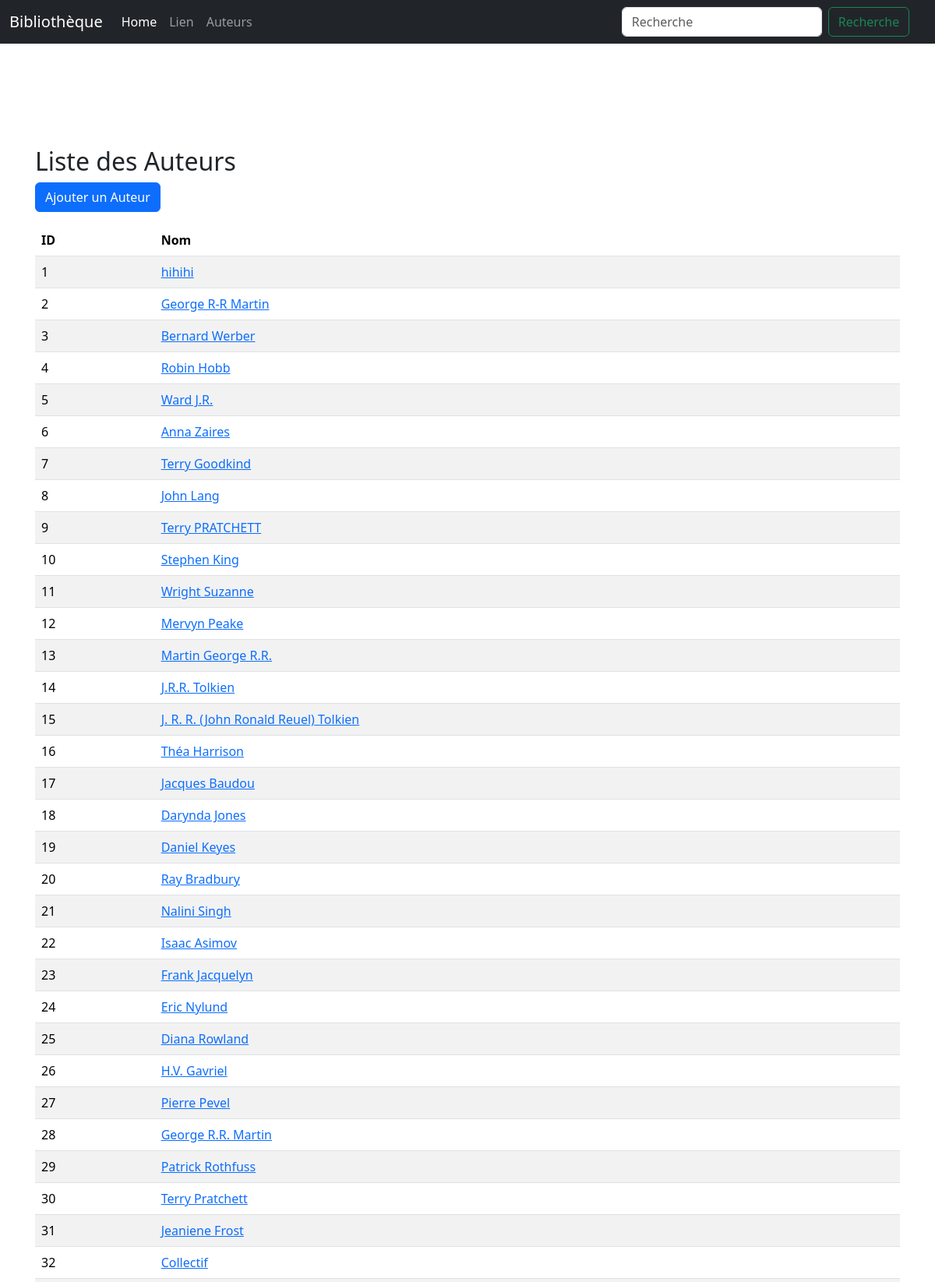
Screenshot of /authors/ (upper part) with the database file from the repository.
### SiteWeb/models.py (models this page shows, shortened)
class Author(db.Model):
    id = db.Column(db.Integer,primary_key = True)
    name = db.Column(db.String(100))

### SiteWeb/views.py (the view)
@app.route("/authors/")
def show_authors():
    authors = Author.query.all()
    return render_template("authors.html", authors=authors)

### SiteWeb/templates/authors.html
{% extends "base.html" %}
{% block styles %}
{{ super() }}
<link rel="stylesheet" href="{{ url_for('static', filename='home.css') }}">
{% endblock %}
{% block content %}
<h2>Liste des Auteurs</h2>
<div class="mb-3">
    <a href="/add-author/" class="btn btn-primary">Ajouter un Auteur</a>
</div>
<table class="table table-striped">
    <thead>
        <tr>
            <th>ID</th>
            <th>Nom</th>
        </tr>
    </thead>
    <tbody>
        {% for author in authors %}
        <tr>
            <td>{{ author.id }}</td>
            <td> <a href="{{ url_for('edit_author', id=author.id) }}">{{ author.name }} </a></td>
        </tr>
        {% else %}
        <tr>
            <td colspan="2">Aucun auteur trouvé.</td>
        </tr>
        {% endfor %}
    </tbody>
</table>
{% endblock %}

### rows the page displays
Author: id "1", name "hihihi"
Author: id "2", name "George R-R Martin"
Author: id "3", name "Bernard Werber"
Author: id "4", name "Robin Hobb"
Author: id "5", name "Ward J.R."
Author: id "6", name "Anna Zaires"
Author: id "7", name "Terry Goodkind"
Author: id "8", name "John Lang"
Author: id "9", name "Terry PRATCHETT"
Author: id "10", name "Stephen King"
Author: id "11", name "Wright Suzanne"
Author: id "12", name "Mervyn Peake"
Author: id "13", name "Martin George R.R."
Author: id "14", name "J.R.R. Tolkien"
Author: id "15", name "J. R. R. (John Ronald Reuel) Tolkien"
Author: id "16", name "Théa Harrison"
Author: id "17", name "Jacques Baudou"
Author: id "18", name "Darynda Jones"
Author: id "19", name "Daniel Keyes"
Author: id "20", name "Ray Bradbury"
Author: id "21", name "Nalini Singh"
Author: id "22", name "Isaac Asimov"
Author: id "23", name "Frank Jacquelyn"
Author: id "24", name "Eric Nylund"
Author: id "25", name "Diana Rowland"
Author: id "26", name "H.V. Gavriel"
Author: id "27", name "Pierre Pevel"
Author: id "28", name "George R.R. Martin"
Author: id "29", name "Patrick Rothfuss"
Author: id "30", name "Terry Pratchett"
Author: id "31", name "Jeaniene Frost"
Author: id "32", name "Collectif"
